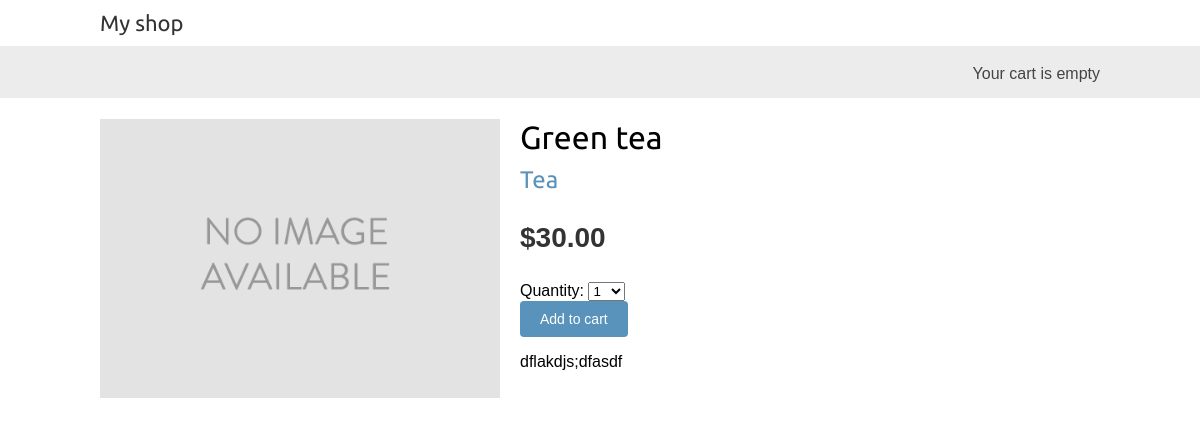
Page /1/green-tea/ on the committed database.
### shop/models.py (models this page shows, shortened)
class Product(models.Model):
    category = models.ForeignKey(Category, related_name='products', on_delete=models.CASCADE)
    name = models.CharField(max_length=200)
    slug = models.SlugField(max_length=200)
    image = models.ImageField(upload_to='products/%Y/%m/%d', blank=True)
    description = models.TextField(blank=True)
    price = models.DecimalField(max_digits=10, decimal_places=2)
    available = models.BooleanField(default=True)
    created = models.DateTimeField(auto_now_add=True)
    updated = models.DateTimeField(auto_now=True)
    class Meta:
        ordering = ['name']
        indexes = [
            models.Index(fields=['id','slug']),
            models.Index(fields=['name']),
            models.Index(fields=['-created']),
        ]

class Category(models.Model):
    name = models.CharField(max_length=200)
    slug = models.SlugField(max_length=200, unique=True)
    class Meta:
        ordering = ['name']
        indexes = [
            models.Index(fields=['name']),
        ]
        verbose_name = 'category'
        verbose_name_plural = 'categories'
    def __str__(self) -> str:
        return self.name
    def get_absolute_url(self):
        return reverse('shop:product_list_by_category',args=[self.slug])

### shop/views.py (the view)
# urls.py: path('<int:id>/<slug:slug>/', views.product_detail, name='product_detail'),
def product_detail(request, id, slug):
    product = get_object_or_404(Product, id=id, slug=slug, available=True)
    cart_product_form = CartAddProductForm()
    return render(request, 'shop/product/detail.html', {
        'product': product,
        'cart_product_form': cart_product_form
    })

### cart/forms.py
class CartAddProductForm(forms.Form):
    quantity = forms.TypedChoiceField(choices=PRODUCT_QUANTITY_CHOICES, coerce=int)
    override = forms.BooleanField(required=False, initial=False, widget=forms.HiddenInput)

### cart/cart.py (called while the page is built)
    def __len__(self):
        return sum(item['quantity'] for item in self.cart.values())

### cart/context_processors.py (called while the page is built)
def cart(request):
    return {'cart': Cart(request)}

### shop/templates/shop/product/detail.html (shortened to what this page needs)
{% extends "shop/base.html" %}
{% load static %}
{% block content %}
<div class="product-detail">
    <img src="{% if product.image %}{{ product.image.url }}{% else %}
 {% static 'img/no_image.png' %}{% endif %}">
    <h1>{{ product.name }}</h1>
    <h2>
        <a href="{{ product.category.get_absolute_url }}">
            {{ product.category }}
        </a>
    </h2>
    <p class="price">${{ product.price }}</p>
    <form action="{% url 'cart:cart_add' product.id %}" method="post">
        {{ cart_product_form }}
        <input type="submit" value="Add to cart">
    </form>
    {{ product.description|linebreaks }}
</div>
{% endblock %}

### shop/static/css/base.css (style rules this page uses)
body { margin:0; padding:0; font-family:helvetica, sans-serif; }
h1, h2, h3, h4, h5 , h6 { font-family: 'Ubuntu', sans-serif; font-weight:normal; }
a { text-decoration:none; color:#5993bb; }
a.button, input[type="submit"] { color:#fff; background:#5993bb; border-radius:4px; padding:10px 20px; font-size:14px; border:0; }
.product-detail { text-align:justify; }
.product-detail .price { color:#333; font-size:28px; font-weight:bold; }
.product-detail img { width:40%; float:left; padding:0 20px 20px 0; }
.product-detail h1 { margin-bottom:0; }
.product-detail h2 { margin-top:10px; }

### rows in the picture
Product: name "Green tea", category "Tea", price "30.00", description "dflakdjs;dfasdf"
